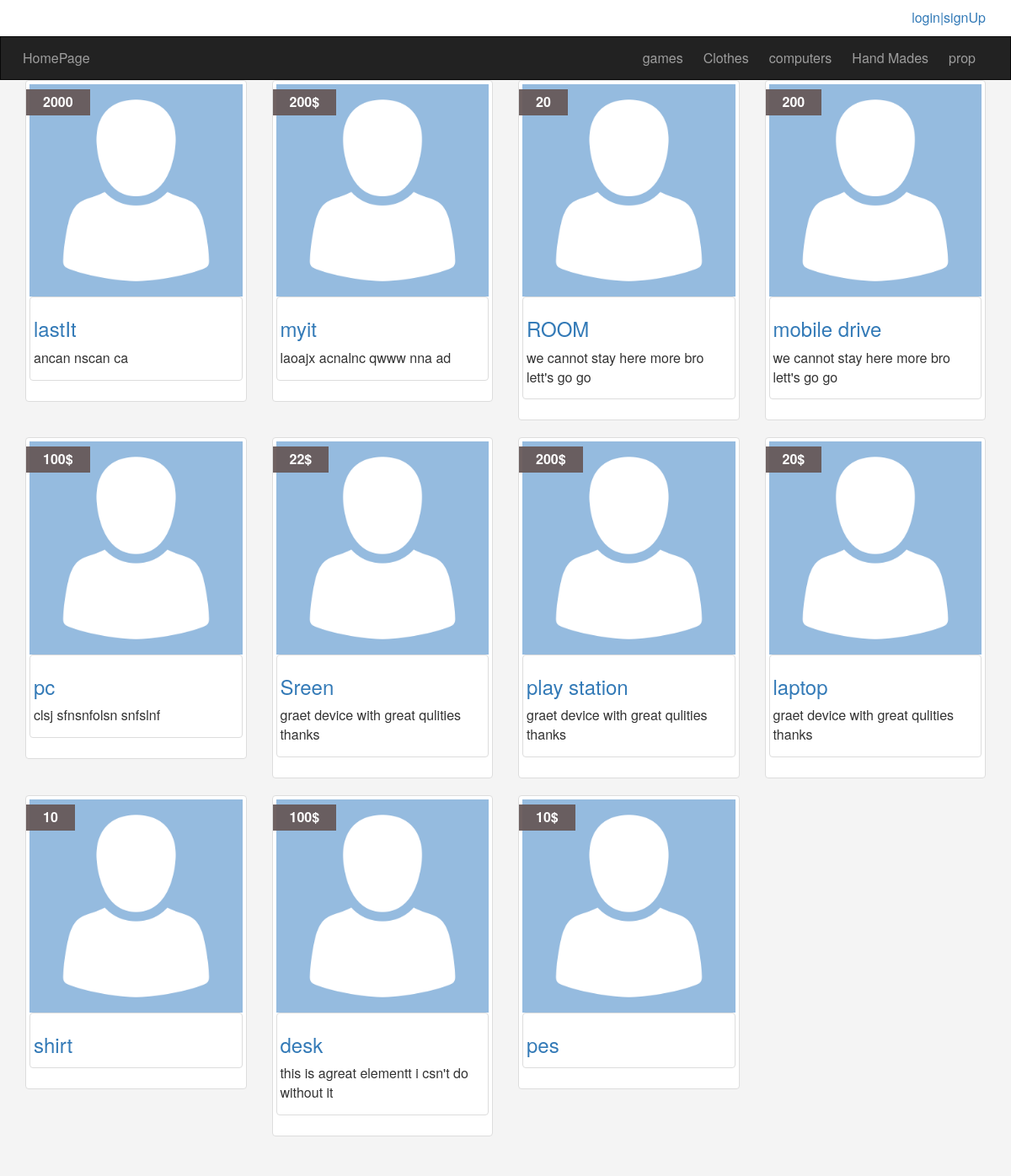
The page / on the database its author committed.
### tables this page shows
CREATE TABLE `cats` (
  `ID` int(11) NOT NULL,
  `name` varchar(255) NOT NULL,
  `Description` text NOT NULL,
  `ordering` int(11) DEFAULT NULL,
  `parent` int(11) NOT NULL DEFAULT 0,
  `visibility` tinyint(11) NOT NULL DEFAULT 0,
  `Allow_com` tinyint(11) NOT NULL DEFAULT 0,
  `Allow_ads` tinyint(11) NOT NULL DEFAULT 0
);

CREATE TABLE `items` (
  `ID` int(11) NOT NULL,
  `Name` varchar(30) NOT NULL,
  `Disc` text NOT NULL,
  `Price` varchar(255) NOT NULL,
  `Add_Date` date NOT NULL,
  `Country` varchar(255) NOT NULL,
  `Image` varchar(255) NOT NULL,
  `Status` varchar(255) NOT NULL,
  `Rating` smallint(6) NOT NULL,
  `Cat_id` int(11) NOT NULL,
  `Member_id` int(11) NOT NULL,
  `Aprove` tinyint(4) NOT NULL DEFAULT 0,
  `tags` varchar(255) NOT NULL
);

### init.php (called while the page is built, shortened)
<?php
$tpl='includes/templets/';
include('Admin/config.php');
$css='Layout/css/';
$fun='includes/funcs/';
include $fun.'fun.php';
include $tpl."header.php";
?>

### includes/funcs/fun.php (called while the page is built, shortened)
<?php
function GetCat(){
    global $con;
    $stmt=$con->prepare("SELECT * FROM cats  where parent = 0  ORDER BY ID ASC ");
    $stmt->execute();
    $rows=$stmt->fetchall();
    return $rows;
 }
function GetAll($tab,$ord,$where=null){
    $sql=$where==null ? '':$where;
    global $con;
    $stmt=$con->prepare("SELECT * FROM $tab $sql  ORDER BY $ord DESC");
    $stmt->execute();
    $rows=$stmt->fetchall();
    return $rows;
 }
?>

### index.php (the view, shortened to what this page needs)
<?php
include ("init.php");?>
<div class='container'>
<div class='row'>
<?php
$items = GetALl('items','ID','where Aprove = 1');
foreach($items as $it){
   echo "<div class='col-md-3 col-sm-6'>";
   echo "<div class='thumbnail it-box'>";
   echo "<span class='Price'>".$it['Price']."</span>";
   echo '<img src="av.png" class="img-responsive">';
   echo "<div class='thumbnail'>";
   echo "<h3>  <a href='shitems.php?itemId=".$it['ID']."' >".$it['Name']."</a></h3>";
   echo "<p>".$it['Disc']."</p>";
   echo "</div>";
   echo "</div>";
   echo "</div>";
}
?>
</div>
</div>
<?php include $tpl.'footer.php';?>

### includes/templets/header.php (shortened to what this page needs)
<!DOCTYPE html>
<html>
<head>
    <link href="<?php echo $css?>bootstrap.min.css" rel="stylesheet">
    <link href="<?php echo $css?>all.min.css" rel="stylesheet">
    <link href="<?php echo $css?>frontstyl.css" rel="stylesheet">
    <?php include $tpl."navbar.php";?>
</head>
<body>

### includes/templets/navbar.php (shortened to what this page needs)
<div class="upper-bar">
  <div class='container'>
  <?php
  if(isset($_SESSION['username'])){
?>
<img class="my-image img-thumbnail img-circle" src="av.png" alt="" />
				<div class="btn-group my-info">
					<span class="btn btn-default dropdown-toggle" data-toggle="dropdown">
						<?php echo $_SESSION['username']?>
						<span class="caret"></span>
					</span>
					<ul class="dropdown-menu">
						<li><a href="profile.php">My Profile</a></li>
						<li><a href="Add_Item.php">New Item</a></li>
						<li><a href="profile.php#my-ads">My Items</a></li>
						<li><a href="logout.php">Logout</a></li>
					</ul>
				</div>
 <?php
 } else{
  ?>
    <a href="login.php">
    <span class='pull-right'>login|signUp</span>
    </a><?php } ?>
</div>
</div>
<nav class="navbar  navbar-inverse">
  <div class="container">
    <div class="navbar-header">
      <a class="navbar-brand" href="index.php"><?php echo "HomePage"?></a>
    </div>
    <div class="collapse navbar-collapse" id="bs-example-navbar-collapse-1">
      <ul class="nav navbar-nav navbar-right ">
    <?php
    foreach (GetCat() as $c) {
     echo "<li><a href='categ.php?catID=".$c['ID']."'></i> ".$c['name']."</a></li>";
    }
    ?>
      </ul>
    </div>
  </div>
</nav>

### includes/templets/footer.php (shortened to what this page needs)
</body></html>

### Layout/css/frontstyl.css (style rules this page uses)
body { background-color: #f4f4f4; font-size: 16px; height: 3000px; }
.upper-bar { padding: 10px; background-color: #fff; }
.navbar { border-radius: 0px; margin-bottom: 0px; }
.navbar-brand { font-size: 16px; padding: 15px 12px; }
.nav li a { padding: 15px 12px; }
.it-box { position: relative; }
.Price { position: absolute; position: absolute; background: #665959f0; padding: 4px 20px; top: 10px; left: 0px; color: #fff; font-weight: bold; }

### rows shown on the page
cats: name "games"
cats: name "Clothes"
cats: name "computers"
cats: name "Hand Mades"
cats: name "prop"
items: Price "2000", Name "lastIt", Disc "ancan nscan ca"
items: Price "200$", Name "myit", Disc "laoajx acnalnc qwww nna ad"
items: Price "20", Name "ROOM", Disc "we cannot stay here more bro lett's go go"
items: Price "200", Name "mobile drive", Disc "we cannot stay here more bro lett's go go"
items: Price "100$", Name "pc", Disc "clsj sfnsnfolsn snfslnf"
items: Price "22$", Name "Sreen", Disc "graet device with great qulities thanks"
items: Price "200$", Name "play station", Disc "graet device with great qulities thanks"
items: Price "20$", Name "laptop", Disc "graet device with great qulities thanks"
items: Price "10", Name "shirt"
items: Price "100$", Name "desk", Disc "this is agreat elementt i csn't do without it"
items: Price "10$", Name "pes"
